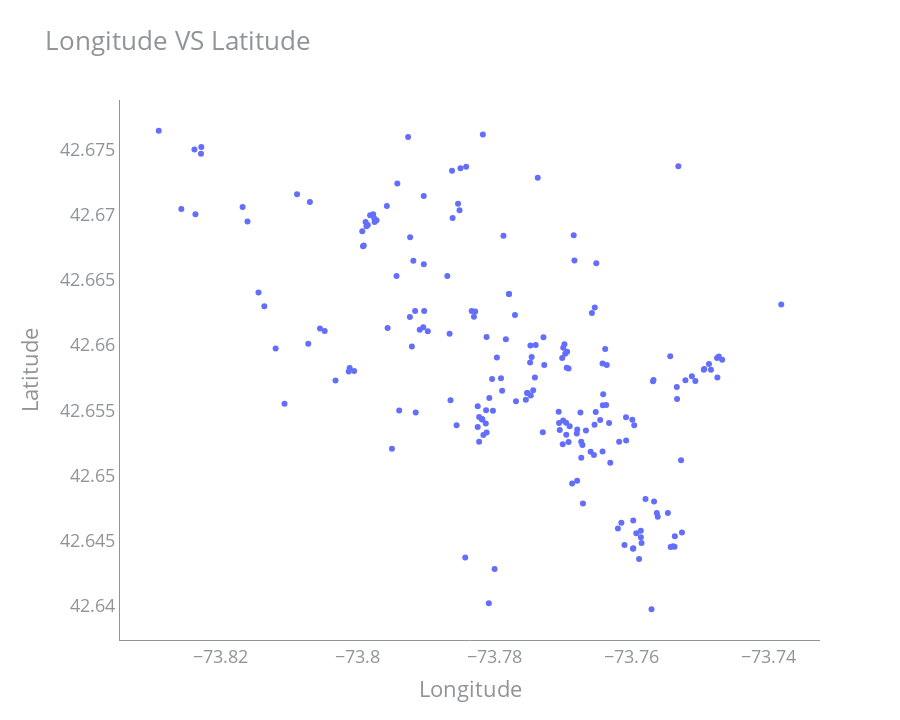

Write notebook code for a chart like this one.
### Markdown cell above
##### Coordinates are often expressed as two sets of numbers. The first number is always the latitude and the second is the longitude
- Latitudes are horizontal lines that measure distance north or south of the equator. 
- Longitudes are vertical lines that measure east or west of the meridian in Greenwich, England.

### Code cell
fig = go.Figure()


fig.add_trace(go.Scatter(x = data_without_outliers.longitude, y = data_without_outliers.latitude,
                        mode = "markers",
                        ))


fig.update_layout(plot_bgcolor = "white",
                 font = dict(color = "#909497", size = 18),
                 title = dict(text = "Longitude VS Latitude", font = dict(size = 26)),
                 xaxis = dict(title = "Longitude", linecolor = "#909497"),
                 yaxis = dict(title = "Latitude", tickformat = ",", linecolor = "#909497"),
                 margin = dict(t = 100, r = 80, b = 80, l = 120),
                 height = 720,
                 width = 900)


fig.show()

### Figure 1 — Plotly figure (JSON) as saved in the notebook; plotly's stock layout.template omitted (floating-point values rounded to 4 significant figures; data arrays with more than 128 entries replaced by an {"elided": "..."} marker saying what was removed)
{"data": [{"mode": "markers", "type": "scatter", "x": {"elided": "197 float values"}, "y": {"elided": "197 float values"}}], "layout": {"font": {"color": "#909497", "size": 18}, "height": 720, "margin": {"b": 80, "l": 120, "r": 80, "t": 100}, "plot_bgcolor": "white", "title": {"font": {"size": 26}, "text": "Longitude VS Latitude"}, "width": 900, "xaxis": {"linecolor": "#909497", "title": {"text": "Longitude"}}, "yaxis": {"linecolor": "#909497", "tickformat": ",", "title": {"text": "Latitude"}}}}
